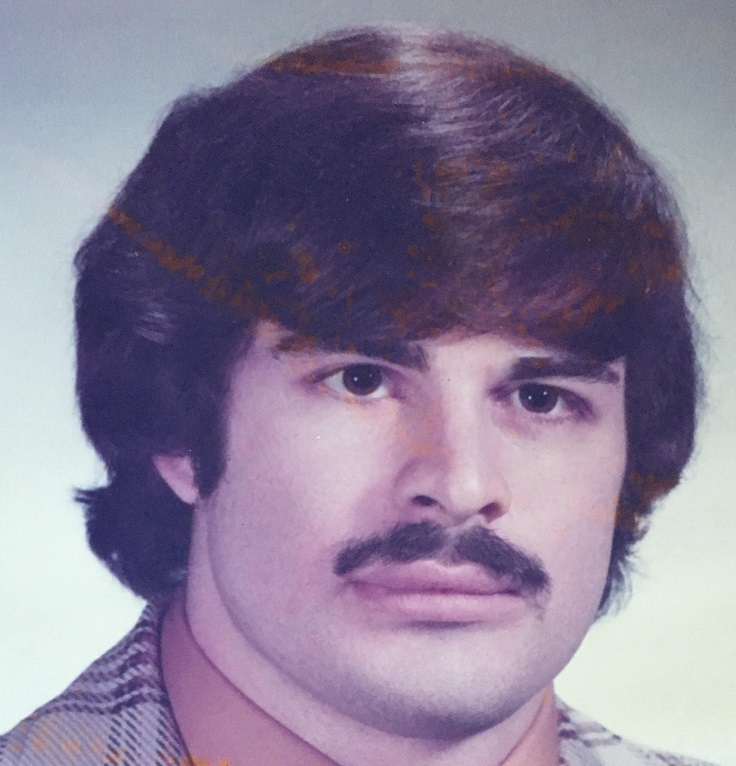
#> input picture dad.jpg, 736 x 766 px
$ python pixel2.py   (Python 2 division)
#> lines starting #> are read from the running program, lines starting #| are printed output that depends on the picture
import math
import numpy as np
import cv2
import time


def bresenham(x0, y0, x1, y1):
    """Yield integer coordinates on the line from (x0, y0) to (x1, y1).
    Input coordinates should be integers.
    The result will contain both the start and the end point.
    https://pypi.org/project/bresenham/
    """
    dx = x1 - x0
    dy = y1 - y0

    xsign = 1 if dx > 0 else -1
    ysign = 1 if dy > 0 else -1

    dx = abs(dx)
    dy = abs(dy)

    if dx > dy:
        xx, xy, yx, yy = xsign, 0, 0, ysign
    else:
        dx, dy = dy, dx
        xx, xy, yx, yy = 0, ysign, xsign, 0

    D = 2*dy - dx
    y = 0

    for x in range(dx + 1):
        yield x0 + x*xx + y*yx, y0 + x*xy + y*yy
        if D >= 0:
            y += 1
            D -= 2*dx
        D += 2*dy


def make_circle(center=(0, 0), r=150, n=200):
    point = np.array([[int(center[0] + math.cos(np.pi*2*i/n) * r), int(center[1] + math.sin(np.pi*2*i/n) * r)] for i in range(n)])
    return point

def check_tooclose(coords, line, adj):
    if abs(line- adj) < 25:
        return True

def update_image(breList, kitty, imgResult):
    for x in breList:
        y, z = x
        kitty[y, z] = 255
        imgResult[y, z] = 20
    # [4 lines of commented-out code are left out]


start_time = time.time()
imgRadius = 500
image = cv2.imread('dad.jpg', cv2.IMREAD_GRAYSCALE)
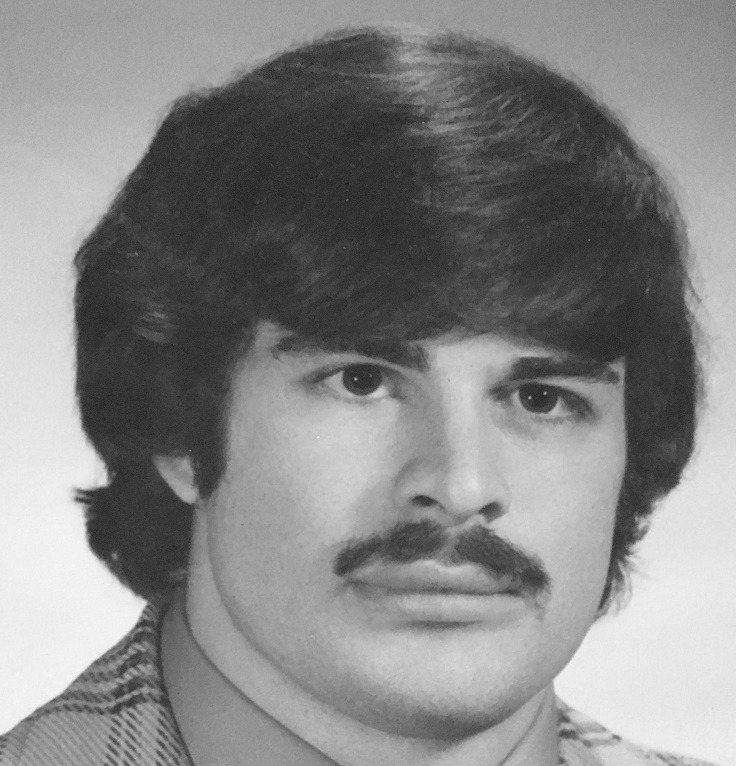
#> image: shape (766, 736); min 29, max 248, mean 134.5


height, width = image.shape[0:2]
#> height = 766; width = 736
minEdge= min(height, width)
#> minEdge = 736
topEdge = int((height - minEdge)/2)
#> topEdge = 15
leftEdge = int((width - minEdge)/2)
#> leftEdge = 0
imgCropped = image[topEdge:topEdge+minEdge, leftEdge:leftEdge+minEdge]
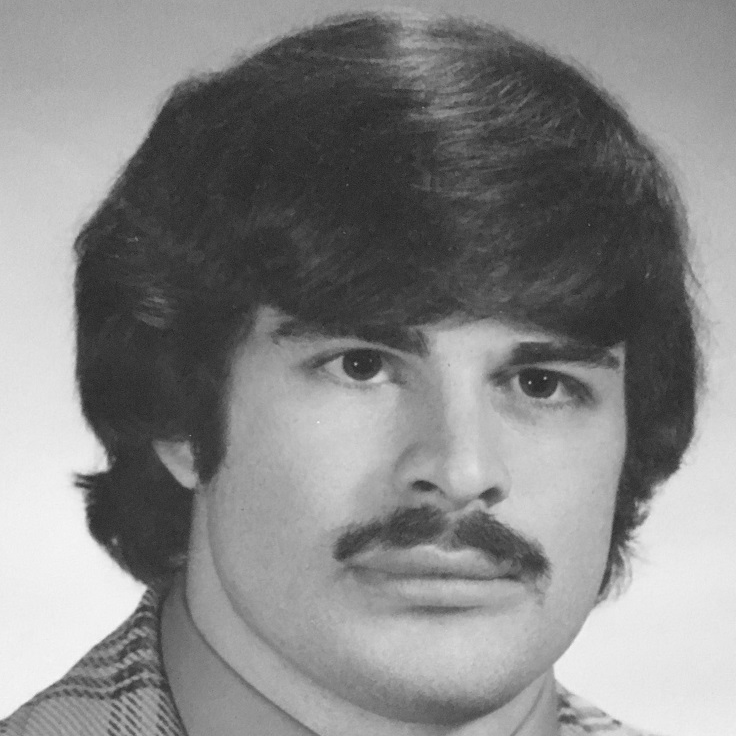
#> imgCropped: shape (736, 736); min 29, max 248, mean 133.6
kitty = cv2.resize(imgCropped, (2*imgRadius + 1, 2*imgRadius + 1))
cv2.imwrite('./resized.png', kitty)


# [10 lines of commented-out code are left out]


height, width = kitty.shape[:2]
#> height = 1001; width = 1001
imgResult = 255 * np.ones((height, width))
nLines = 1000
nPins = 200
oldPin = 0

x = int(width/2)
#> x = 500
y = int(height/2)
#> y = 500

coords = make_circle(center=(x,y),r=imgRadius, n=nPins)

# if you want less local lines
# for x in coords:
#     y,z = x
#     cv2.circle(kitty,(y,z), 55, (255,255,0), -1)


line_list = []

for line in range(nLines):
    bestLine = float("inf")
    oldCoord = coords[oldPin]

    for index in range(1, nPins):
        pin = (oldPin + index) % nPins
        pixels = 0
        coord = coords[pin]
        if check_tooclose(coords, oldPin, pin):
            continue
#> (the run stopped early here; a loop or call above may not have finished)
